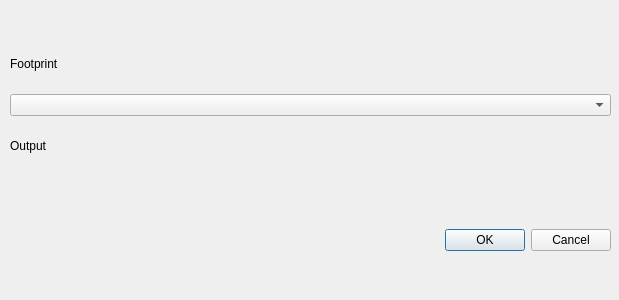
<?xml version="1.0" encoding="UTF-8"?>
<ui version="4.0">
 <class>FootprintDialogBase</class>
 <widget class="QDialog" name="FootprintDialogBase">
  <property name="geometry">
   <rect>
    <x>0</x>
    <y>0</y>
    <width>619</width>
    <height>300</height>
   </rect>
  </property>
  <property name="windowTitle">
   <string>Footprint</string>
  </property>
  <widget class="QWidget" name="verticalLayoutWidget">
   <property name="geometry">
    <rect>
     <x>10</x>
     <y>40</y>
     <width>601</width>
     <height>211</height>
    </rect>
   </property>
   <layout class="QVBoxLayout" name="verticalLayout_2">
    <item>
     <widget class="QLabel" name="label">
      <property name="text">
       <string>Footprint</string>
      </property>
     </widget>
    </item>
    <item>
     <widget class="QgsMapLayerComboBox" name="input"/>
    </item>
    <item>
     <widget class="QLabel" name="label_2">
      <property name="text">
       <string>Output</string>
      </property>
     </widget>
    </item>
    <item>
     <widget class="QgsFileWidget" name="result">
      <property name="enabled">
       <bool>true</bool>
      </property>
     </widget>
    </item>
    <item>
     <widget class="QDialogButtonBox" name="button_ovelap">
      <property name="orientation">
       <enum>Qt::Horizontal</enum>
      </property>
      <property name="standardButtons">
       <set>QDialogButtonBox::Cancel|QDialogButtonBox::Ok</set>
      </property>
     </widget>
    </item>
   </layout>
  </widget>
 </widget>
 <customwidgets>
  <customwidget>
   <class>QgsFileWidget</class>
   <extends>QWidget</extends>
   <header>qgsfilewidget.h</header>
  </customwidget>
  <customwidget>
   <class>QgsMapLayerComboBox</class>
   <extends>QComboBox</extends>
   <header>qgsmaplayercombobox.h</header>
  </customwidget>
 </customwidgets>
 <resources/>
 <connections/>
</ui>
